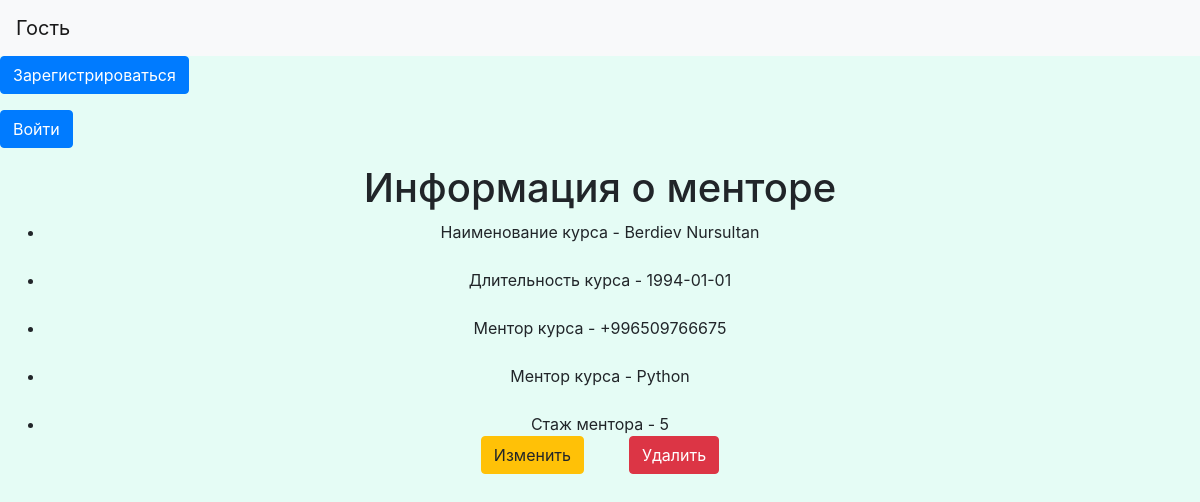
/mentor/1, run on the app's committed database.
### app/models.py (models this page shows, shortened)
class Mentor(db.Model):
    id = db.Column(db.Integer, primary_key=True)
    name = db.Column(db.String,nullable=False,unique=True)
    birth_date = db.Column(db.Date)
    phone = db.Column(db.String)
    speciality = db.Column(db.String)
    experience = db.Column(db.String)

### app/views.py (the view)
def mentor_detail(id):
    mentor = models.Mentor.query.get(id)
    return render_template('mentor_detail.html',mentor=mentor)

### app/templates/mentor_detail.html
{% extends 'base.html' %}
{% block content %}
<div class="container">
    <h1 class="text-center">Информация о менторе</h1>
    <form class="text-center">
        <ul class="list-group">
          <li>Наименование курса - {{ mentor.name }}</li><br>
          <li>Длительность курса - {{ mentor.birth_date }}</li><br>
          <li>Ментор курса - {{ mentor.phone }}</li><br>
            <li>Ментор курса - {{ mentor.speciality }}</li><br>
            <li>Стаж ментора - {{ mentor.experience }}</li>
        </ul>
        <p><a class="btn btn-warning" href="{{ url_for('mentor_update',id=mentor.id) }}">Изменить</a>&nbsp&nbsp&nbsp&nbsp&nbsp&nbsp&nbsp&nbsp&nbsp&nbsp<a class="btn btn-danger" href="{{ url_for('mentor_delete',id=mentor.id) }}">Удалить</a></p>
    </form>
</div>
{% endblock content %}

### data on the page
Mentor: name "Berdiev Nursultan", birth_date "1994-01-01", phone "+996509766675", speciality "Python", experience "5"
